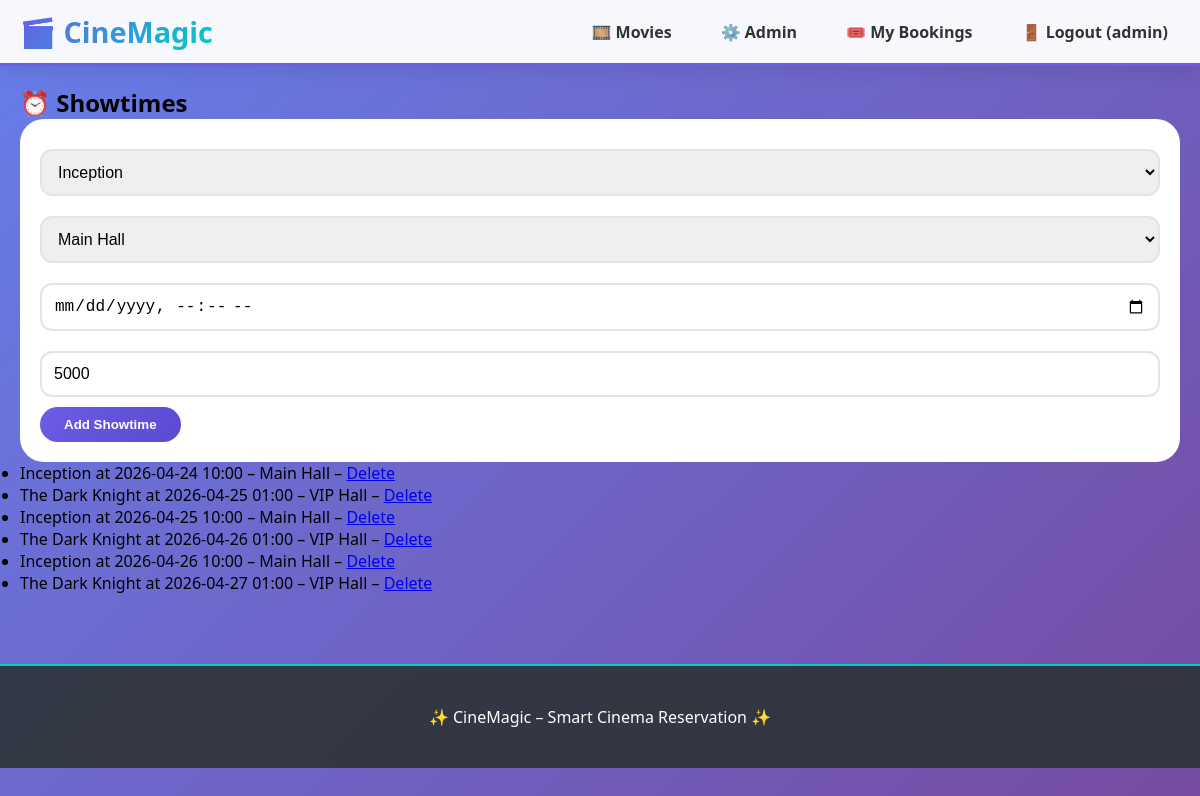
/admin/showtimes (signed in), run on the app's committed database.
### run.py (models this page shows, shortened)
class User(UserMixin, db.Model):
    __tablename__ = 'users'
    id = db.Column(db.Integer, primary_key=True)
    username = db.Column(db.String(80), unique=True, nullable=False)
    email = db.Column(db.String(120), unique=True, nullable=False)
    password_hash = db.Column(db.String(200), nullable=False)
    is_admin = db.Column(db.Boolean, default=False)
    registered_on = db.Column(db.DateTime, default=datetime.utcnow)
    bookings = db.relationship('Booking', backref='user', lazy=True)
    waiting_entries = db.relationship('WaitingEntry', backref='user', lazy=True)

class Showtime(db.Model):
    __tablename__ = 'showtimes'
    id = db.Column(db.Integer, primary_key=True)
    movie_id = db.Column(db.Integer, db.ForeignKey('movies.id'), nullable=False)
    hall_id = db.Column(db.Integer, db.ForeignKey('halls.id'), nullable=False)
    start_time = db.Column(db.DateTime, nullable=False)
    end_time = db.Column(db.DateTime, nullable=False)
    base_price = db.Column(db.Float, default=5000.0)
    bookings = db.relationship('Booking', backref='showtime', lazy=True)
    waiting_list = db.relationship('WaitingEntry', backref='showtime', lazy=True)

class Movie(db.Model):
    __tablename__ = 'movies'
    id = db.Column(db.Integer, primary_key=True)
    title = db.Column(db.String(150), nullable=False)
    genre = db.Column(db.String(100))
    duration_min = db.Column(db.Integer)
    description = db.Column(db.Text)
    release_year = db.Column(db.Integer)
    rating = db.Column(db.Float)
    showtimes = db.relationship('Showtime', backref='movie', lazy=True)

class Hall(db.Model):
    __tablename__ = 'halls'
    id = db.Column(db.Integer, primary_key=True)
    hall_name = db.Column(db.String(50), nullable=False)
    rows = db.Column(db.Integer, default=5)
    cols = db.Column(db.Integer, default=8)
    is_vip = db.Column(db.Boolean, default=False)
    showtimes = db.relationship('Showtime', backref='hall', lazy=True)

### run.py (the view)
@app.route('/admin/showtimes')
@login_required
def admin_showtimes():
    if not current_user.is_admin: return redirect(url_for('index'))
    showtimes = Showtime.query.order_by(Showtime.start_time).all()
    movies = Movie.query.all()
    halls = Hall.query.all()
    return render_template('admin_showtimes.html', showtimes=showtimes, movies=movies, halls=halls)

### run.py (called while the page is built)
@login_manager.user_loader
def load_user(user_id):
    return User.query.get(int(user_id))

### templates/admin_showtimes.html
{% extends "base.html" %}{% block content %}<h2>⏰ Showtimes</h2><form method="POST" action="{{ url_for("add_showtime") }}" style="background:white; padding:20px; border-radius:24px;"><select name="movie_id">{% for m in movies %}<option value="{{ m.id }}">{{ m.title }}</option>{% endfor %}</select><select name="hall_id">{% for h in halls %}<option value="{{ h.id }}">{{ h.hall_name }}</option>{% endfor %}</select><input type="datetime-local" name="start_time" required><input type="number" name="base_price" step="100" value="5000"><button type="submit">Add Showtime</button></form><ul>{% for st in showtimes %}<li>{{ st.movie.title }} at {{ st.start_time.strftime("%Y-%m-%d %H:%M") }} – {{ st.hall.hall_name }} – <a href="{{ url_for("delete_showtime", showtime_id=st.id) }}" onclick="return confirm('Delete?')">Delete</a></li>{% endfor %}</ul>{% endblock %}

### templates/base.html (shortened to what this page needs)
<!DOCTYPE html>
<html lang="en">
<head>
    <link rel="stylesheet" href="{{ url_for('static', filename='style.css') }}">
</head>
<body>
    <nav class="navbar">
        <div class="container">
            <a href="/" class="brand">🎬 CineMagic</a>
            <ul class="nav-links">
                <li><a href="{{ url_for('movies') }}">🎞️ Movies</a></li>
                {% if current_user.is_authenticated %}
                    {% if current_user.is_admin %}<li><a href="{{ url_for('admin_dashboard') }}">⚙️ Admin</a></li>{% endif %}
                    <li><a href="{{ url_for('my_bookings') }}">🎟️ My Bookings</a></li>
                    <li><a href="{{ url_for('logout') }}">🚪 Logout ({{ current_user.username }})</a></li>
                {% else %}
                    <li><a href="{{ url_for('login') }}">🔐 Login</a></li>
                    <li><a href="{{ url_for('register') }}">📝 Register</a></li>
                {% endif %}
            </ul>
        </div>
    </nav>
    <div class="container main-content">
        {% block content %}{% endblock %}
    </div>
    <footer><div class="container"><p>✨ CineMagic – Smart Cinema Reservation ✨</p></div></footer>
</body>
</html>

### static/style.css (style rules this page uses)
:root { --primary: #6c5ce7; --primary-dark: #5a4ad1; --secondary: #00cec9; --danger: #e74c3c; --success: #00b894; --warning: #fdcb6e; --dark: #2d3436; }
* { margin:0; padding:0; box-sizing:border-box; }
body { font-family: 'Segoe UI', system-ui; background: linear-gradient(135deg, #667eea 0%, #764ba2 100%); min-height: 100vh; }
.container { max-width: 1280px; margin: 0 auto; padding: 20px; }
.navbar { background: rgba(255,255,255,0.95); backdrop-filter: blur(10px); box-shadow: 0 4px 20px rgba(0,0,0,0.1); position: sticky; top: 0; z-index: 1000; border-bottom: 3px solid var(--primary); }
.navbar .container { display: flex; justify-content: space-between; align-items: center; padding: 12px 20px; }
.brand { font-size: 1.8rem; font-weight: 800; background: linear-gradient(135deg, var(--primary), var(--secondary)); -webkit-background-clip: text; background-clip: text; color: transparent; text-decoration: none; }
.nav-links { list-style: none; display: flex; gap: 25px; align-items: center; }
.nav-links a { text-decoration: none; color: var(--dark); font-weight: 600; transition: 0.3s; padding: 8px 12px; border-radius: 8px; }
.btn, button { background: linear-gradient(135deg, var(--primary), var(--primary-dark)); color: white; border: none; padding: 10px 24px; border-radius: 40px; font-weight: 600; cursor: pointer; transition: 0.2s; text-decoration: none; display: inline-block; }
footer { background: rgba(45,52,54,0.9); backdrop-filter: blur(5px); color: white; text-align: center; padding: 20px; margin-top: 50px; border-top: 2px solid var(--secondary); }
input, select, textarea { width: 100%; padding: 12px; margin: 10px 0; border: 2px solid #dfe6e9; border-radius: 12px; font-size: 1rem; }

### data on the page
User: username "admin"
Showtime: movie "Inception", start_time "2026-04-24 10:00", hall.hall_name "Main Hall"
Showtime: movie "The Dark Knight", start_time "2026-04-25 01:00", hall.hall_name "VIP Hall"
Showtime: movie "Inception", start_time "2026-04-25 10:00", hall.hall_name "Main Hall"
Showtime: movie "The Dark Knight", start_time "2026-04-26 01:00", hall.hall_name "VIP Hall"
Showtime: movie "Inception", start_time "2026-04-26 10:00", hall.hall_name "Main Hall"
Showtime: movie "The Dark Knight", start_time "2026-04-27 01:00", hall.hall_name "VIP Hall"

### other printed values
form field movie_id "Inception"
form field hall_id "Main Hall"
